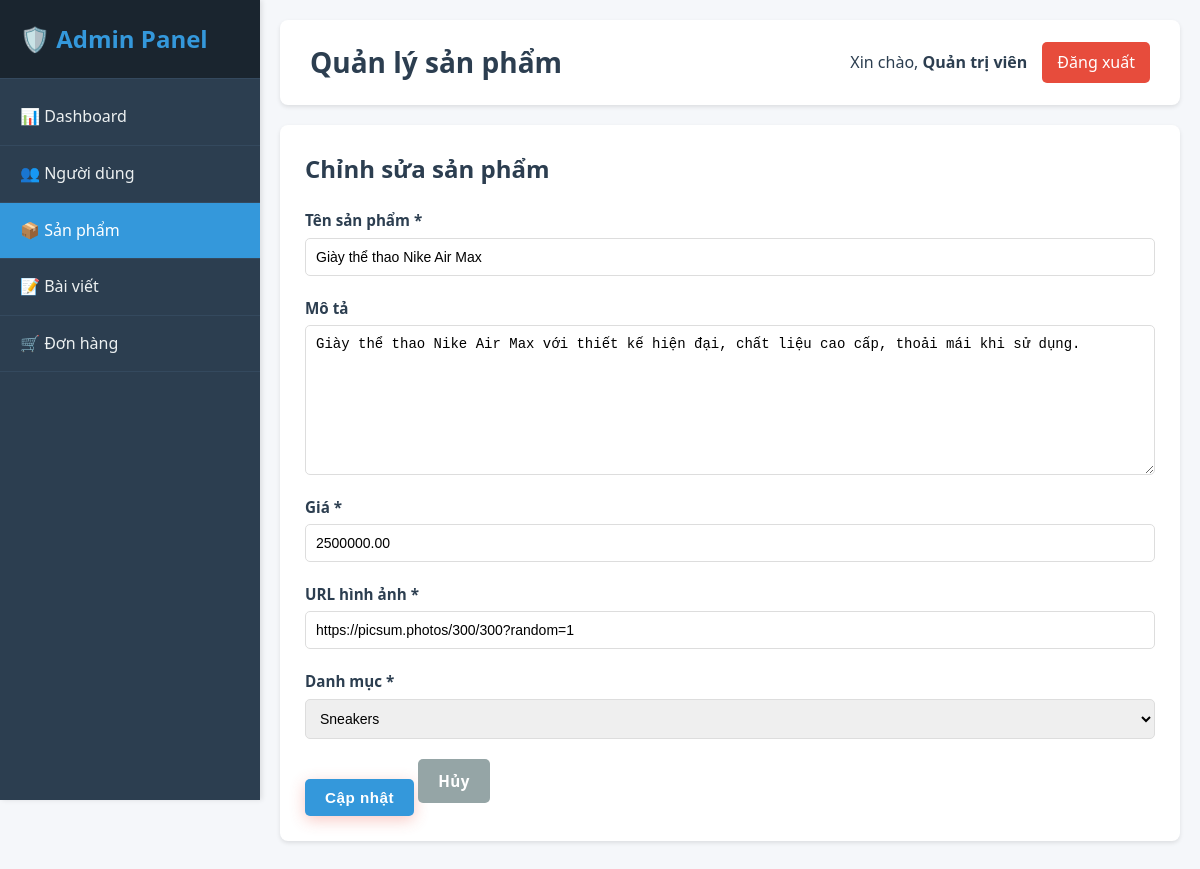
The page /index.php?action=admin&page=products&sub=edit&id=1 (signed in) on the database its author committed.
### tables this page shows
CREATE TABLE IF NOT EXISTS products (
    id INT AUTO_INCREMENT PRIMARY KEY,
    name VARCHAR(255) NOT NULL,
    description TEXT,
    price DECIMAL(10,2) NOT NULL,
    image VARCHAR(500),
    category VARCHAR(100) NOT NULL,
    created_at TIMESTAMP DEFAULT CURRENT_TIMESTAMP
);

### config/database.php (called while the page is built, shortened)
<?php
class Database {
    private $host = 'localhost';
    private $db_name = 'shoe_store';
    private $username = 'root';
    private $password = '';
    public function getConnection() {
        $this->conn = null;
        try {
            $this->conn = new PDO("mysql:host=" . $this->host . ";dbname=" . $this->db_name,
                                $this->username, $this->password);
            $this->conn->setAttribute(PDO::ATTR_ERRMODE, PDO::ERRMODE_EXCEPTION);
            $this->conn->exec("set names utf8");
        } catch(PDOException $exception) {
            echo "Connection error: " . $exception->getMessage();
        }
        return $this->conn;
    }
}
?>

### models/Product.php (called while the page is built, shortened)
<?php
class Product {
    private $conn;
    private $table_name = "products";
    public function __construct($db) {
        $this->conn = $db;
    }
    public function getProductById($id) {
        $query = "SELECT * FROM " . $this->table_name . " WHERE id = ? LIMIT 0,1";
        $stmt = $this->conn->prepare($query);
        $stmt->bindParam(1, $id);
        $stmt->execute();
        if($stmt->rowCount() > 0) {
            $row = $stmt->fetch(PDO::FETCH_ASSOC);
            $this->id = $row['id'];
            $this->name = $row['name'];
            $this->description = $row['description'];
            $this->price = $row['price'];
            $this->image = $row['image'];
            $this->category = $row['category'];
            return true;
        }
        return false;
    }
}
?>

### views/admin/products/edit.php (the view, shortened to what this page needs)
<div class="content-box">
    <h2 style="margin-bottom: 20px; color: #2c3e50;">Chỉnh sửa sản phẩm</h2>
    <form method="POST" action="">
        <div class="form-group">
            <label>Tên sản phẩm *</label>
            <input type="text" name="name" value="<?php echo htmlspecialchars($product['name']); ?>" required>
        </div>
        <div class="form-group">
            <label>Mô tả</label>
            <textarea name="description"><?php echo htmlspecialchars($product['description'] ?? ''); ?></textarea>
        </div>
        <div class="form-group">
            <label>Giá *</label>
            <input type="number" name="price" step="0.01" value="<?php echo $product['price']; ?>" required>
        </div>
        <div class="form-group">
            <label>URL hình ảnh *</label>
            <input type="text" name="image" value="<?php echo htmlspecialchars($product['image']); ?>" required>
        </div>
        <div class="form-group">
            <label>Danh mục *</label>
            <select name="category" required>
                <option value="Sneakers" <?php echo $product['category'] == 'Sneakers' ? 'selected' : ''; ?>>Sneakers</option>
            </select>
        </div>
        <button type="submit" class="btn btn-primary">Cập nhật</button>
        <a href="index.php?action=admin&page=products&sub=list" class="btn" style="background: #95a5a6; color: white;">Hủy</a>
    </form>
</div>

### assets/css/style.css (style rules this page uses)
* { margin: 0; padding: 0; box-sizing: border-box; }
body { font-family: 'Segoe UI', Tahoma, Geneva, Verdana, sans-serif; line-height: 1.6; color: #2c3e50; background-color: #fafbfc; font-size: 16px; }
.btn { display: inline-block; padding: 0.875rem 2rem; text-decoration: none; border-radius: 8px; font-weight: 600; font-size: 0.95rem; transition: all 0.3s ease; border: none; cursor: pointer; position: relative; overflow: hidden; text-align: center; letter-spacing: 0.5px; }
.btn::before { content: ''; position: absolute; top: 0; left: -100%; width: 100%; height: 100%; background: linear-gradient(90deg, transparent, rgba(255,255,255,0.2), transparent); transition: left 0.5s; }
.btn-primary { background: linear-gradient(135deg, #e74c3c 0%, #c0392b 100%); color: white; box-shadow: 0 4px 15px rgba(231, 76, 60, 0.3); }
.form-group { margin-bottom: 1.5rem; }
.form-group label { display: block; margin-bottom: 0.5rem; font-weight: 500; color: #333; }
.form-group input, .form-group textarea { width: 100%; padding: 0.75rem; border: 1px solid #ddd; border-radius: 5px; font-size: 1rem; }
.form-group { display: flex; flex-direction: column; }
.form-group label { margin-bottom: 0.5rem; font-weight: 500; color: #333; }
.form-group input, .form-group select, .form-group textarea { padding: 0.75rem; border: 1px solid #ddd; border-radius: 5px; font-size: 1rem; transition: border-color 0.3s; }
.form-group label { margin-bottom: 0.5rem; font-weight: 600; color: #2c3e50; font-size: 0.95rem; }
html { scroll-behavior: smooth; }

### views/admin/layout/header.php (style rules this page uses)
* { margin: 0; padding: 0; box-sizing: border-box; }
body { font-family: 'Segoe UI', Tahoma, Geneva, Verdana, sans-serif; background: #f5f7fa; }
.content-box { background: white; padding: 25px; border-radius: 8px; box-shadow: 0 2px 4px rgba(0,0,0,0.1); margin-bottom: 20px; }
.btn { padding: 10px 20px; border: none; border-radius: 5px; cursor: pointer; text-decoration: none; display: inline-block; transition: all 0.3s; }
.btn-primary { background: #3498db; color: white; }
.form-group { margin-bottom: 20px; }
.form-group label { display: block; margin-bottom: 5px; font-weight: 600; color: #2c3e50; }
.form-group input, .form-group textarea, .form-group select { width: 100%; padding: 10px; border: 1px solid #ddd; border-radius: 5px; font-size: 14px; }
.form-group textarea { min-height: 150px; resize: vertical; }

### rows shown on the page
products: name "Giày thể thao Nike Air Max", description "Giày thể thao Nike Air Max với thiết kế hiện đại, chất liệu cao cấp, thoải mái khi sử dụng.", price "2500000.00", image "https://picsum.photos/300/300?random=1", category "Sneakers"

### other values the page prints
$page_title "Quản lý sản phẩm"
$_SESSION['user_full_name'] "Quản trị viên"
